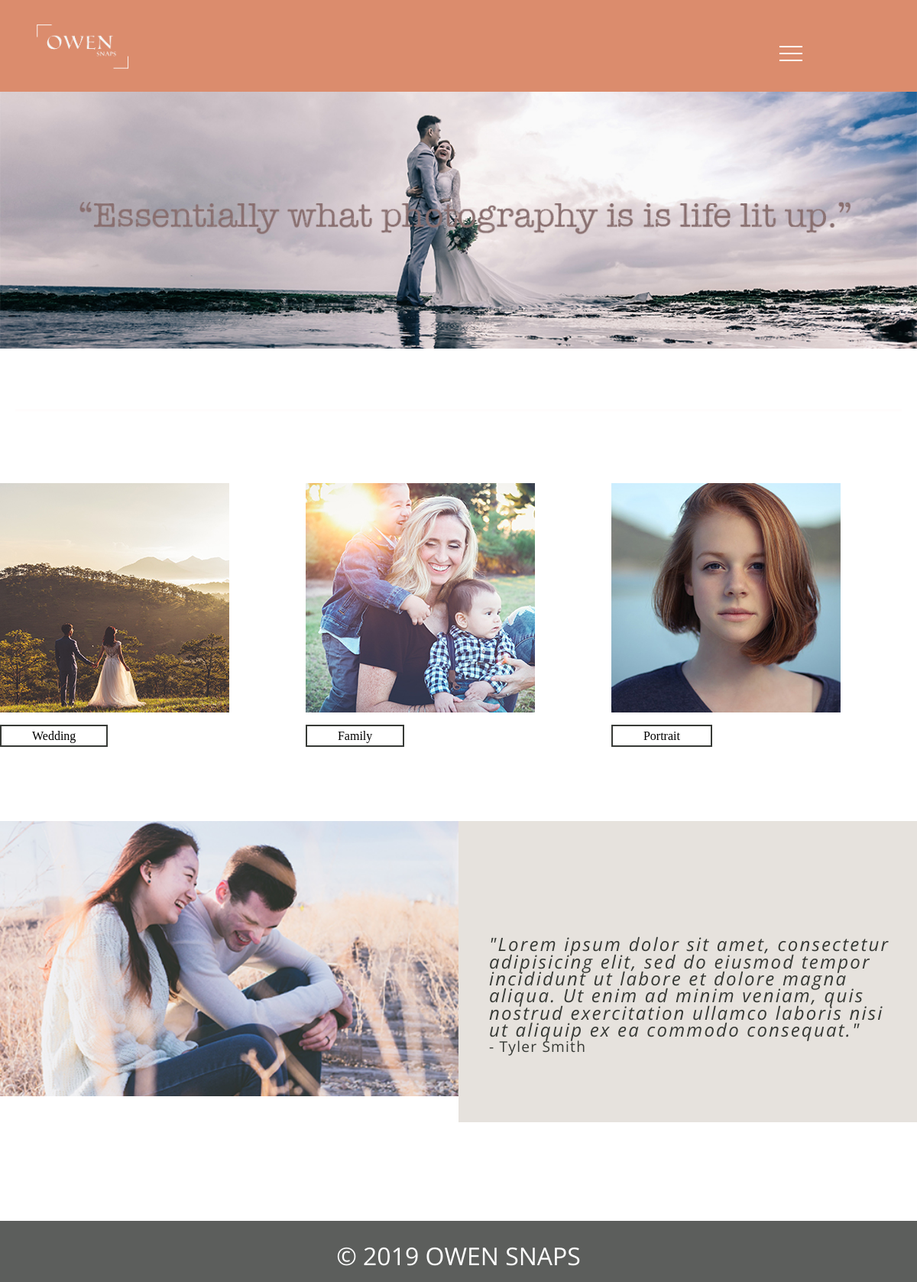
Page /week4,8,12sJunior/week4,8,12s/t2w1/source/index.php on the committed database.
### tables this page shows
CREATE TABLE `photos` (
  `id` int(50) NOT NULL,
  `strFileName` varchar(255) NOT NULL
);

CREATE TABLE `packages` (
  `id` int(11) NOT NULL,
  `strPackageName` varchar(255) NOT NULL,
  `strPackageButton` varchar(255) NOT NULL
);

CREATE TABLE `hero` (
  `id` int(11) NOT NULL,
  `strHeroName` varchar(255) NOT NULL
);

### week4,8,12sJunior/week4,8,12s/t2w1/source/functions/functions.php (called while the page is built, shortened)
<?php
function connect()
{
    $con = mysqli_connect("192.185.103.168", "ahmedm00_roots", "ahmed123", "ahmedm00_photos");
    return $con;
}
function getData($sql)
{
    $con = connect();
    $results = mysqli_query($con, $sql);
    while($row = mysqli_fetch_assoc($results))
    {
      $arrAllResults[] = $row;
    }
    return $arrAllResults;
}
    ?>

### week4,8,12sJunior/week4,8,12s/t2w1/source/index.php (the view)
<?php
include("functions/functions.php");
include("partials/header.php");
$arrImages = getData("SELECT * FROM photos");
$arrPackageImages = getData("SELECT * FROM packages");
$arrHeroImage = getData("SELECT * FROM hero");
?>
	<?php foreach($arrImages as $photos): ?>
	<div>
		<img id="image<?= $photos["id"]?>" class="photo1" src="images/<?= $photos["strFileName"] ?>">
	</div>
	<?php endforeach; ?>
		<h1 class="packageTitle">packages</h1>
	<?php foreach ($arrPackageImages as $PackagePhotos) : ?>
	<div class="max">
	<div class="packageCol">
		<img id="image<?= $PackagePhotos["id"]?>"src="images/<?= $PackagePhotos["strPackageName"] ?>" class="packages">
		<span class="lineBreak"><a href="#" class="packageButton"><?= $PackagePhotos["strPackageButton"]?></a></span>
	</div>
	</div>
	<?php endforeach; ?>
	<?php foreach($arrHeroImage as $hero): ?>
	<div class="hero">
		<img id="image<?= $hero["id"]?>" class="indexHero" src="images/<?= $hero["strHeroName"] ?>">
		<div class="herotext">
		<p id="herotext">"Lorem ipsum dolor sit amet, consectetur adipisicing elit, sed do eiusmod tempor incididunt ut labore et dolore magna aliqua. Ut enim ad minim veniam, quis nostrud exercitation ullamco laboris nisi ut aliquip ex ea commodo consequat."</p>
		<span class="heroSpan">- Tyler Smith</span>
		</div>
		</div>
	<?php endforeach; ?>
</body>
</html>
<?php
include("partials/footer.php")
?>

### week4,8,12sJunior/week4,8,12s/t2w1/source/partials/header.php (shortened to what this page needs)
<!DOCTYPE html>
<html lang="en">
<head>
    <link rel="stylesheet" href="https://use.fontawesome.com/releases/v5.5.0/css/all.css">
    <link rel="stylesheet" href="https://stackpath.bootstrapcdn.com/bootstrap/4.2.1/css/bootstrap.min.css">
        <link rel="stylesheet" type="text/css" href="css/style.css">
</head>
<body>
    <header>
    <img src="images/asset1.png" alt="logo" class="logo">
    <a class="menu">
        <span class="menu__line menu__line--top"></span>
        <span class="menu__line menu__line--center"></span>
        <span class="menu__line menu__line--bottom"></span>
    </a>
</header>

### week4,8,12sJunior/week4,8,12s/t2w1/source/partials/footer.php (shortened to what this page needs)
   <footer class="footer">
      <p>&copy; <?=date('Y');?> OWEN SNAPS</p>
    </footer>
</body>
</html>

### week4,8,12sJunior/week4,8,12s/t2w1/source/css/style.css (style rules this page uses)
html, body, div, span, applet, object, iframe, h1, h2, h3, h4, h5, h6, p, blockquote, pre, a, abbr, acronym, address, big, cite, code, del, dfn, em, img, ins, kbd, q, s, samp, small, strike, strong, sub, sup, tt, var, b, u, i, center, dl, dt, dd, ol, ul, li, fieldset, form, label, legend, table, caption, tbody, tfoot, thead, tr, th, td, article, aside, canvas, details, embed, figure, figcaption, footer, header, hgroup, menu, nav, output, ruby, section, summary, time, mark, audio, video { margin: 0; padding: 0; border: 0; font-size: 100%; font: inherit; vertical-align: baseline; }
article, aside, details, figcaption, figure, footer, header, hgroup, menu, nav, section { display: block; }
body { line-height: 1; overflow-x: hidden; }
h1 { font-family: 'Cabin', sans-serif; }
p { font-family: 'Open Sans', sans-serif; }
* { box-sizing: border-box; }
header { width: 100%; height: 15vh; background: #DB8C6D; }
.logo { width: 10%; margin-top: 4vh; margin-left: 6vh; }
.photo1 { width: 100%; }
.max { max-width: 1200px; margin: 0 auto; }
.packageCol { width: 33.33%; float: left; margin-top: 8vh; }
.packageButton { border: 2px solid #373A36; padding: 4px 40px; text-decoration: none; color: black; }
.packageTitle { text-align: center; font-family: 'Cabin', sans-serif; font-size: 3.5rem; margin-top: 7vh; text-transform: uppercase; }
.lineBreak { display: block; margin-top: 20px; }
.hero { margin-top: 67vh; }
.indexHero { width: 50%; }
.herotext { float: right; width: 50%; height: 49.2vh; background-color: #E6E2DD; }
#herotext { width: 90%; margin-left: 40px; font-size: 1.5rem; line-height: 22.4px; color: #373A36; font-family: 'Open Sans', sans-serif; font-style: italic; letter-spacing: 2.2px; padding-top: 25%; }
.heroSpan { font-size: 1.2rem; color: #373A36; font-family: 'Open Sans', sans-serif; letter-spacing: 1.2px; margin-left: 40px; }
.packageTitle { font-size: 2rem; color: rgb(255, 255, 255); margin: 30px 20px; padding-top: 14px; border-bottom: 3px solid rgb(255, 252, 252); }
.footer { width: 100%; height: 10vh; background: rgb(92, 94, 92); margin-top: 20vh; color: white; }
.footer p { text-align: center; font-size: 2rem; padding-top: 30px; }
.menu { height: 20px; position: absolute; right: 150px; top: 60px; width: 30px; z-index: 9999999; }
.menu__line { background: #fff; display: block; height: 2px; position: absolute; transition:transform .3s; width: 100%; }
.menu__line--center { top: 9px; }
.menu__line--bottom { bottom: 0; }

### rows in the picture
photos: strFileName (picture)
packages: strPackageName (picture), strPackageButton "Wedding"
packages: strPackageName (picture), strPackageButton "Family"
packages: strPackageName (picture), strPackageButton "Portrait"
